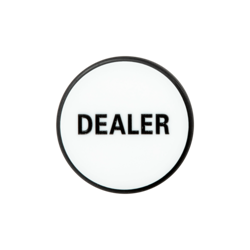
#> input picture images/dealer.png, 250 x 250 px
$ python resize_images.py
#> lines starting #> are read from the running program, lines starting #| are printed output that depends on the picture
"""
Helper script resizing the original images since scaling down
inside pygame leads to bad visuals.
"""

from PIL import Image
import os


def resize_all(dest_dir: str, target_dir: str, width: int, height: int) -> None:
    for file in os.listdir(dest_dir):
        image = Image.open(os.path.join(dest_dir, file))
        image.resize((width, height)).save(os.path.join(target_dir, file))


def resize_one(dest_dir: str, target_dir: str, width: int, height: int) -> None:
#> called with dest_dir = 'images/dealer.png', target_dir = 'images', width = 80, height = 80
    image = Image.open(dest_dir)
#> image is the input picture: PIL image 250x250 RGBA; mean R, G, B, A 49.4, 49.9, 49.6, 60.8
    file_name = dest_dir.split("/")[-1]
    image.resize((width, height)).save(os.path.join(target_dir, f"{file_name}_resized"))
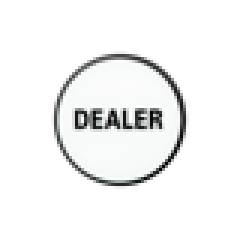
#> saved as dealer.png_resized: PIL image 80x80 RGBA (shown 3 times larger); mean R, G, B, A 50.5, 50.9, 50.6, 60.8; transparent parts drawn white


if __name__ == "__main__":
    cur_dir = os.path.dirname(__file__)
    # dest_dir = os.path.join(cur_dir, "images_original/cards")
    # target_dir = os.path.join(cur_dir, "images/cards")
    # resize_all(dest_dir=dest_dir, target_dir=target_dir, width=60, height=90)
    dest_dir = os.path.join(cur_dir, "images/dealer.png")
    target_dir = os.path.join(cur_dir, "images")
    resize_one(dest_dir, target_dir, 80, 80)

$ run again, with images/10s.png copied over images/dealer.png
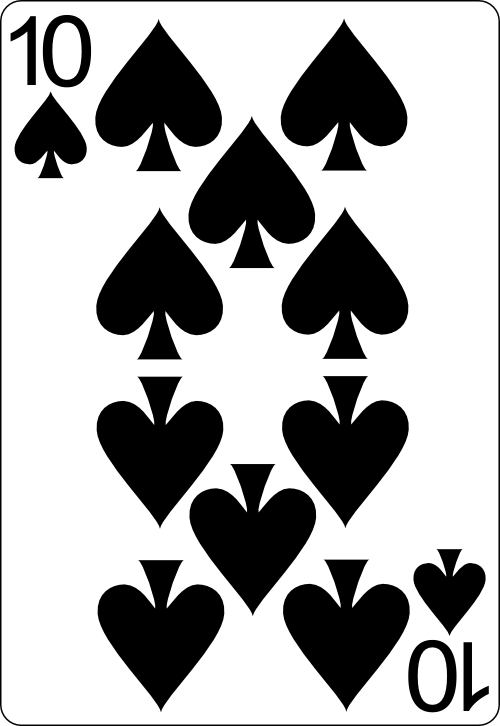
#> input picture images/10s.png, 500 x 726 px
#> in resize_one, image is the input picture: PIL image 500x726 RGBA; mean R, G, B, A 169.9, 169.9, 169.9, 254.7
#> in resize_one, `image.resize((width, height)).save(os.path.join(target_dir, f"{file_na..`:
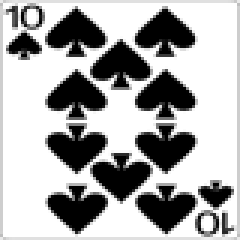
#> saved as dealer.png_resized: PIL image 80x80 RGBA (shown 3 times larger); mean R, G, B, A 170.3, 170.3, 170.3, 254.7; transparent parts drawn white

$ run again, with images/2c.png copied over images/dealer.png
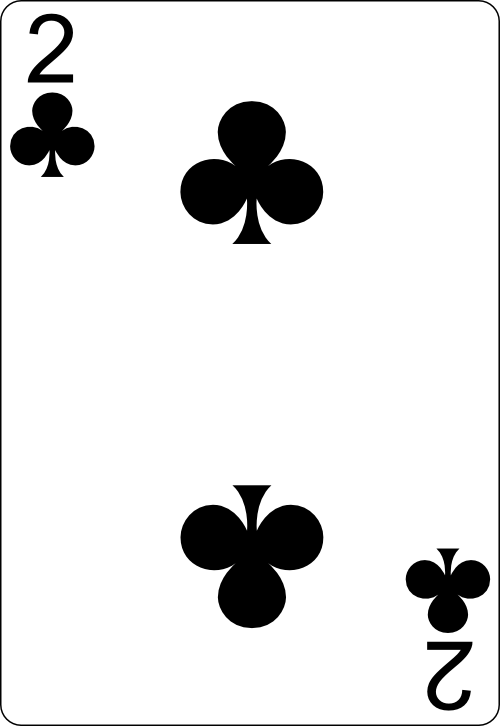
#> input picture images/2c.png, 500 x 726 px
#> in resize_one, image is the input picture: PIL image 500x726 RGBA; mean R, G, B, A 228.6, 228.6, 228.6, 254.7
#> in resize_one, `image.resize((width, height)).save(os.path.join(target_dir, f"{file_na..`:
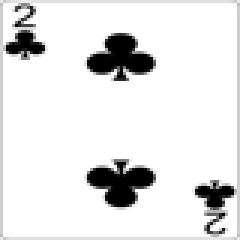
#> saved as dealer.png_resized: PIL image 80x80 RGBA (shown 3 times larger); mean R, G, B, A 229, 229, 229, 254.7; transparent parts drawn white
